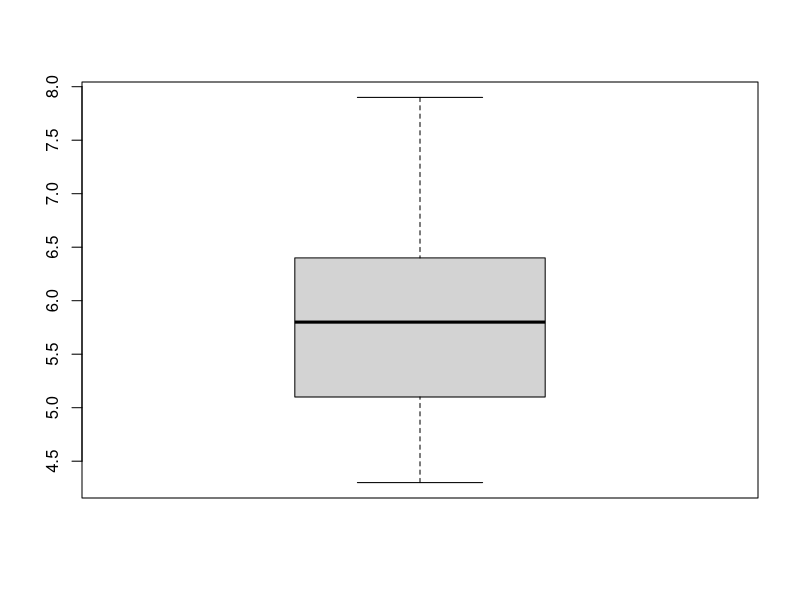
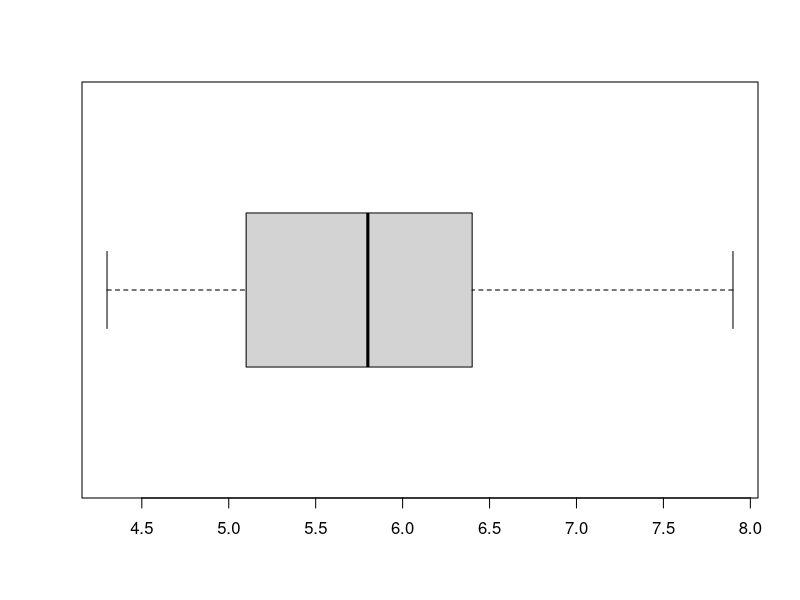
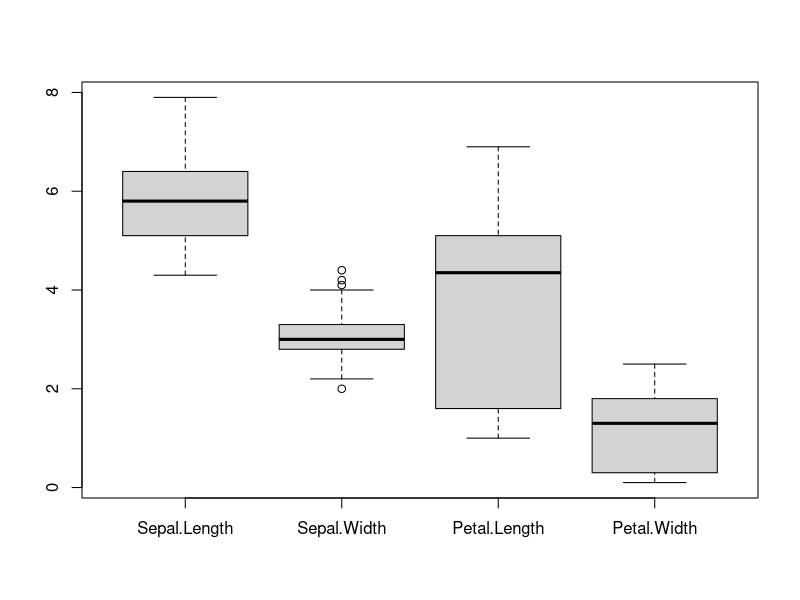
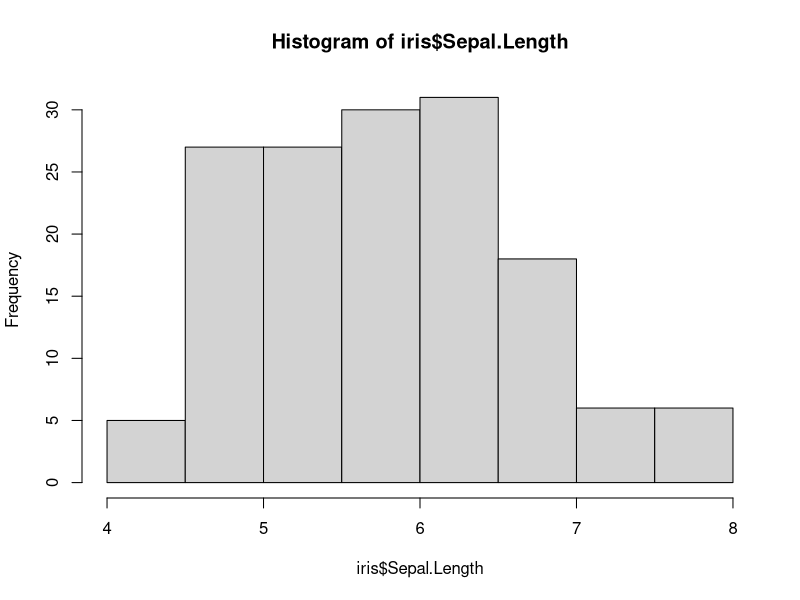
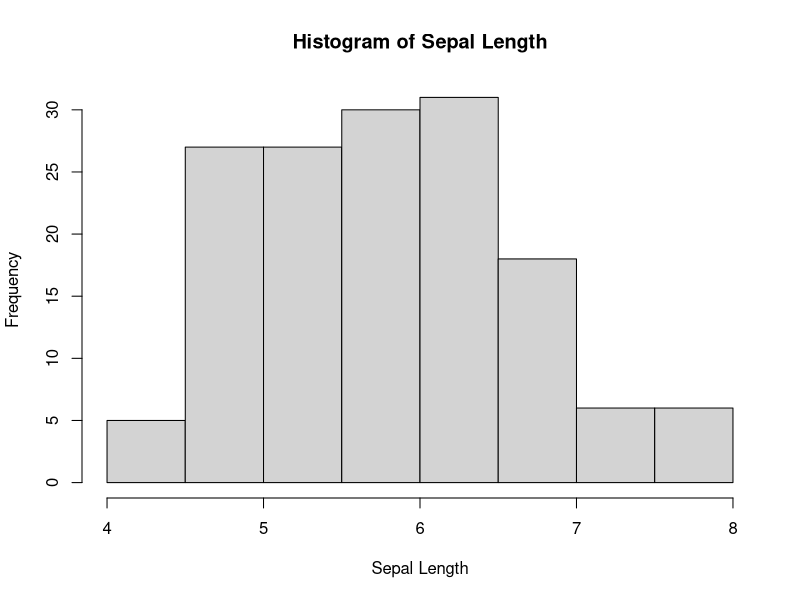
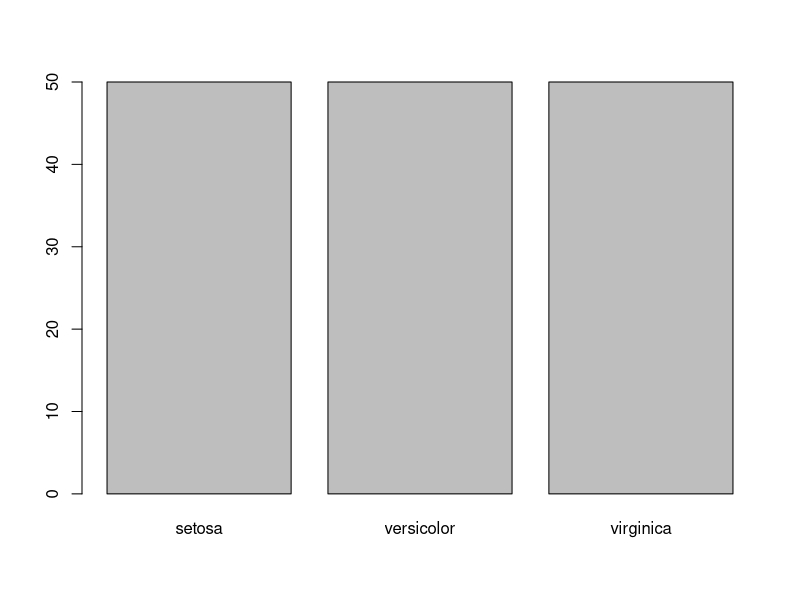
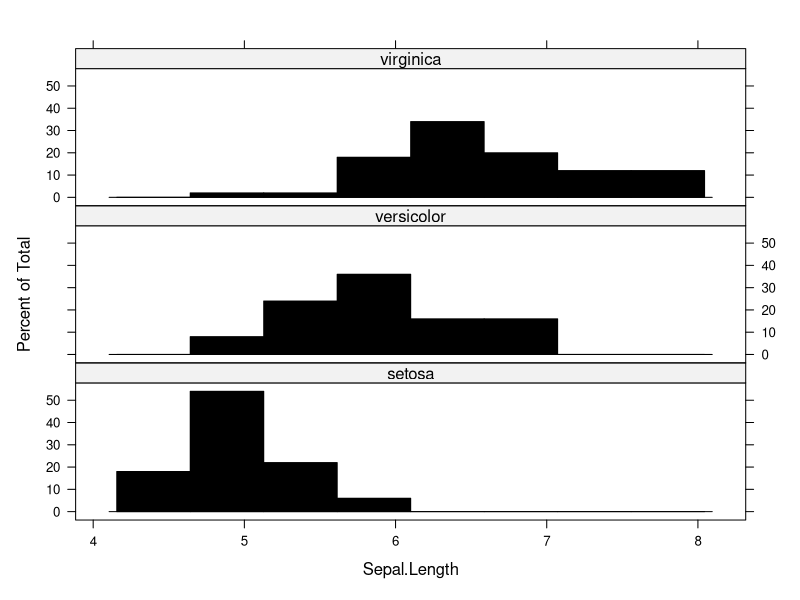
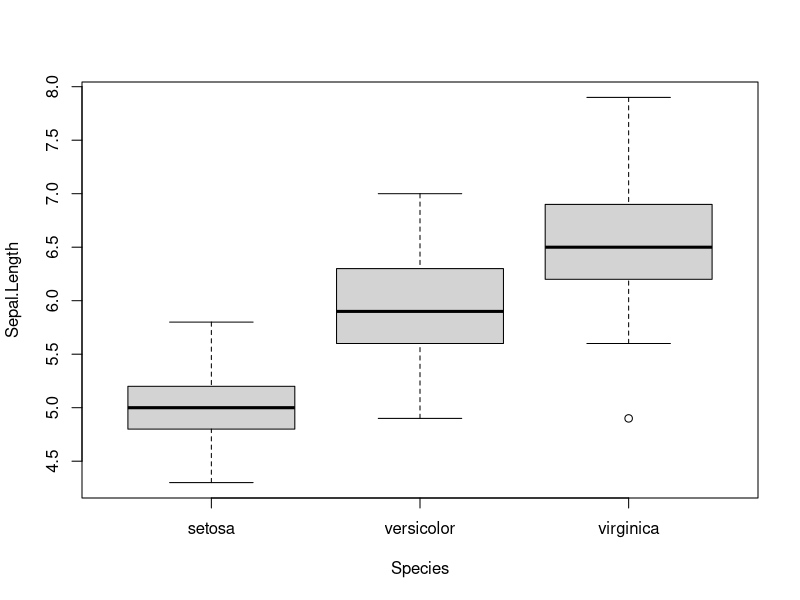

The R script that drew these images, in order:
library(datasets)
data(iris)
str(iris)
head(iris)

#Continuous Data Analysis <- 1.Central Tendency & 2.Spread or Dispersion

#Central Tendency
mean(iris$Sepal.Length)
median(iris$Sepal.Length)


#Spread or Dispersion

#Range: min - max
range(iris$Sepal.Length)
diff(iris$Sepal.Length) #Not sure what this does but kind of cool
diff(range(iris$Sepal.Length))

#Quartiles: Q1 - median of lower range,   Q2 - median of full range, Q3 - median of high range

# 5 Point SUmmary: min, Q1, Q2, Q3, max
summary(iris$Sepal.Length)
summary(iris)

#Box Plots
boxplot(iris$Sepal.Length)
boxplot(iris$Sepal.Length, horizontal = TRUE)
boxplot.stats(iris$Sepal.Length)
boxplot(iris[1:4])

#Histograms
data(iris)
hist(iris$Sepal.Length)
hist(iris$Sepal.Length,
     main="Histogram of Sepal Length",
     xlab="Sepal Length")

#The variance (??2), is defined as the sum of the squared distances of each term in 
#the distribution from the mean (??), divided by the number of terms 
#in the distribution (N).

var(iris$Sepal.Length)
sd(iris$Sepal.Length)





#categorical Data <- 1. Frequency Distribution 1. Category Statistics

#Frequency Distribution
library(datasets)
data(iris)
table(iris$Species)
barplot(table(iris$Species))
prop.table(table(iris$Species))
prop.table(table(iris$Species))*100
 
#Categorical Statistics
install.packages("psych")
library(psych)
describeBy(iris, group = iris$Species)
library(lattice)
histogram(~Sepal.Length|Species,
          data=iris,
          layout=c(1,3),
          col="black")
boxplot(Sepal.Length~Species,
        data=iris)



